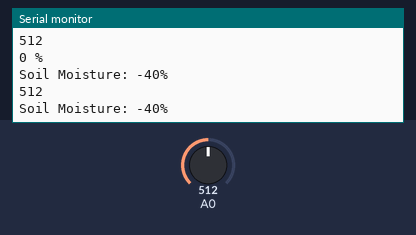
Bench run of a sketch on a simulated Arduino Uno, built with avr-gcc and run on an emulated ATmega328P. Parts: the last lines printed to the serial monitor. The inputs (shaded band) are chosen by the test bench; at power-on: A0 = 512. The audio player accepts every command and is not drawn.

Above: at 1.7 s.
1.8 s: A0 set to 716
At 3.1 s:
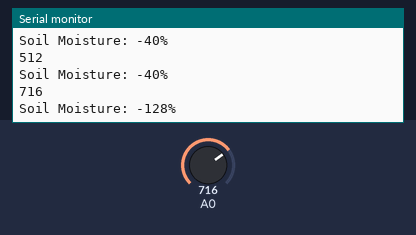
3.3 s: A0 set to 900
At 4.4 s:
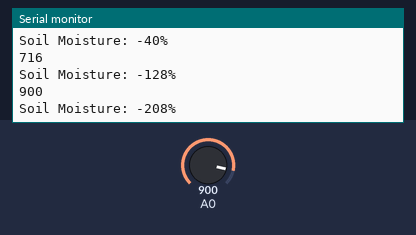
Timing chart, 0 to 6.3 s (numbered marks = the images above; inputs shaded):
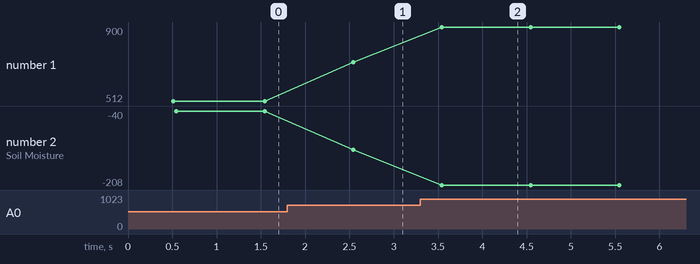

Measured:
- after the input at 1.8 s, the serial monitor: prints a new line after 0.74 s (image 1)
- after the input at 3.3 s, the serial monitor: prints a new line after 0.24 s (image 2)
- plotted number 1: 512 → 716 after the input at 1.8 s, 716 → 900 after the input at 3.3 s
- plotted number 2: -40 → -128 after the input at 1.8 s, -128 → -208 after the input at 3.3 s

The sketch:

talking-plant.ino
```cpp
#include "Arduino.h"
#include "SoftwareSerial.h"
#include "DFRobotDFPlayerMini.h"

SoftwareSerial mySoftwareSerial(10, 11);  // RX, TX
DFRobotDFPlayerMini myDFPlayer;
void printDetail(uint8_t type, int value);

const int AirValue = 420;    // Replace with actual AirValue
const int WaterValue = 190;  // Replace with actual WaterValue

void setup() {
  mySoftwareSerial.begin(9600);
  Serial.begin(115200);  // Open serial port, set the baud rate to 115200 bps

  Serial.println();
  Serial.println(F("DFRobot DFPlayer Mini Demo"));
  Serial.println(F("Initializing DFPlayer ... (May take 3~5 seconds)"));

  if (!myDFPlayer.begin(mySoftwareSerial)) {  // Use softwareSerial to communicate with MP3.
    Serial.println(F("Unable to begin:"));
    Serial.println(F("1. Please recheck the connection!"));
    Serial.println(F("2. Please insert the SD card!"));
    while (true)
      ;
  }
  Serial.println(F("DFPlayer Mini online."));

  // Set initial volume
  myDFPlayer.volume(30);
}

void loop() {
  static unsigned long timer = millis();
  static unsigned long replayTimer = millis();  // Timer for replaying the first MP3
  static bool playedAudio1 = false;             // Flag to track if audio 1 has been played
  static bool playedAudio2 = false;             // Flag to track if audio 2 has been played
  static bool playedAudio3 = false;             // Flag to track if audio 3 has been played

  unsigned long currentMillis = millis();

  // Check soil moisture every loop iteration
  int soilMoistureValue = analogRead(A0);
  Serial.println(soilMoistureValue);

  int soilMoisturePercent = map(soilMoistureValue, AirValue, WaterValue, 0, 100);

  if (soilMoisturePercent >= 100 && !playedAudio2) {
    Serial.println("100 %");
    // If soil moisture reaches 100% and audio 2 has not been played yet, play audio 2
    myDFPlayer.play(2);
    playedAudio2 = true;
  } else if (soilMoisturePercent >= 100 && !playedAudio3) {
    Serial.println("100 %");
    // If soil moisture reaches 100% again after dropping below it, and audio 3 has not been played yet, play audio 3
    myDFPlayer.play(3);
    playedAudio3 = true;
  } else if (soilMoisturePercent < 100) {
    // If soil moisture drops below 100%, reset the flags to allow playing audio 2 or audio 3 again
    playedAudio2 = false;
    playedAudio3 = false;
  }

  if (soilMoisturePercent <= 0 && !playedAudio1) {
    Serial.println("0 %");
    // If soil moisture is 0% and audio 1 has not been played yet, play audio 1
    myDFPlayer.play(1);
    playedAudio1 = true;
  } else if (soilMoisturePercent > 0) {
    // If soil moisture increases above 0%, reset the flag to allow playing audio 1 again
    playedAudio1 = false;
  }
  Serial.print("Soil Moisture: ");
  Serial.print(soilMoisturePercent);
  Serial.println("%");


  if (myDFPlayer.available()) {
    printDetail(myDFPlayer.readType(), myDFPlayer.read());  // Print the detail message from DFPlayer to handle different errors and states.
  }

  delay(1000);  // Delay to stabilize the sensor readings
}

void printDetail(uint8_t type, int value) {
  switch (type) {
    case TimeOut:
      Serial.println(F("Time Out!"));
      break;
    case WrongStack:
      Serial.println(F("Stack Wrong!"));
      break;
    case DFPlayerCardInserted:
      Serial.println(F("Card Inserted!"));
      break;
    case DFPlayerCardRemoved:
      Serial.println(F("Card Removed!"));
      break;
    case DFPlayerCardOnline:
      Serial.println(F("Card Online!"));
      break;
    case DFPlayerPlayFinished:
      Serial.print(F("Number:"));
      Serial.print(value);
      Serial.println(F(" Play Finished!"));
      break;
    case DFPlayerError:
      Serial.print(F("DFPlayerError:"));
      switch (value) {
        case Busy:
          Serial.println(F("Card not found"));
          break;
        case Sleeping:
          Serial.println(F("Sleeping"));
          break;
        case SerialWrongStack:
          Serial.println(F("Get Wrong Stack"));
          break;
        case CheckSumNotMatch:
          Serial.println(F("Check Sum Not Match"));
          break;
        case FileIndexOut:
          Serial.println(F("File Index Out of Bound"));
          break;
        case FileMismatch:
          Serial.println(F("Cannot Find File"));
          break;
        case Advertise:
          Serial.println(F("In Advertise"));
          break;
        default:
          break;
      }
      break;
    default:
      break;
  }
}
```
